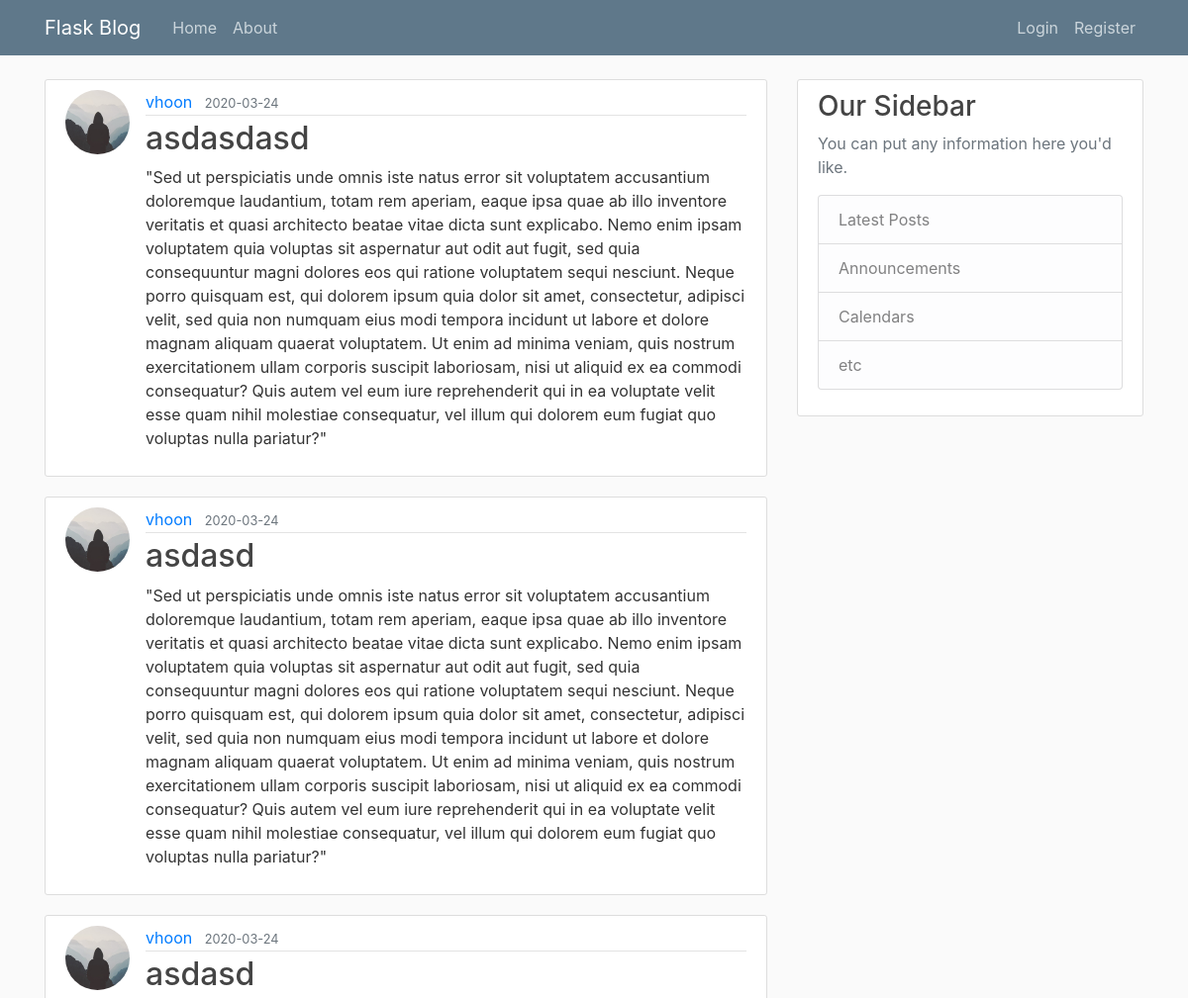
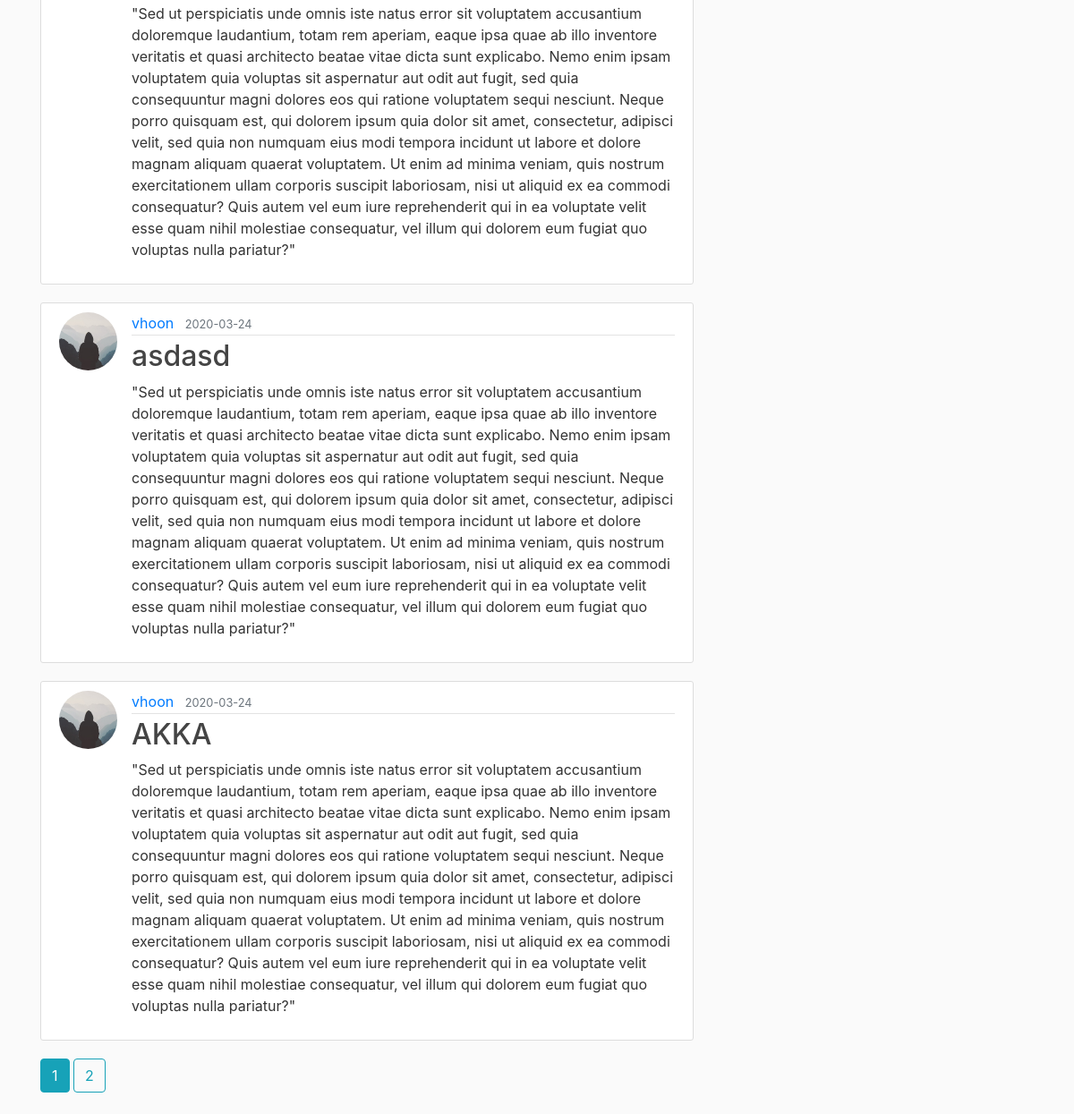
The page /home on the database its author committed (2 pictures, top to bottom).
### flaskblog/models.py (models this page shows, shortened)
class Post(db.Model):
    id = db.Column(db.Integer, primary_key=True)
    title = db.Column(db.String(100), nullable=False)
    date_posted = db.Column(db.DateTime, nullable=False, default=datetime.utcnow)
    content = db.Column(db.Text, nullable=False)
    user_id = db.Column(db.Integer, db.ForeignKey('user.id'), nullable=False)

class User(db.Model, UserMixin):
    id = db.Column(db.Integer, primary_key=True)
    username = db.Column(db.String(20), unique=True, nullable=False)
    email = db.Column(db.String(120), unique=True, nullable=False)
    image_file = db.Column(db.String(20), nullable=False, default='default.jpg')
    password = db.Column(db.String(60), nullable=False)
    posts = db.relationship('Post', backref='author', lazy=True)

### flaskblog/routes.py (the view)
@app.route("/")
@app.route("/home")
def home():
    page = request.args.get('page', 1, type=int)
    posts = Post.query.order_by(Post.date_posted.desc()).paginate(page=page, per_page=5)
    return render_template('home.html', posts=posts)

### flaskblog/templates/home.html
{% extends "layout.html" %}
{% block content %}
    {% for post in posts.items %}
        <article class="media content-section">
          <img class="rounded-circle article-img" src="{{ url_for('static', filename='profile_pics/' + post.author.image_file) }}">
          <div class="media-body">
            <div class="article-metadata">
              <a class="mr-2" href="{{ url_for('user_posts', username=post.author.username) }}">{{ post.author.username }}</a>
              <small class="text-muted">{{ post.date_posted.strftime('%Y-%m-%d') }}</small>
            </div>
            <h2><a class="article-title" href="{{ url_for('post', post_id=post.id) }}">{{ post.title }}</a></h2>
            <p class="article-content">{{ post.content }}</p>
          </div>
        </article>
    {% endfor %}
    {% for page_num in posts.iter_pages(left_edge=1, right_edge=1, left_current=1, right_current=2) %}
      {% if page_num %}
        {% if posts.page == page_num %}
          <a class="btn btn-info mb-4" href="{{ url_for('home', page=page_num) }}">{{ page_num }}</a>
        {% else %}
          <a class="btn btn-outline-info mb-4" href="{{ url_for('home', page=page_num) }}">{{ page_num }}</a>
        {% endif %}
      {% else %}
        ...
      {% endif %}
    {% endfor %}
{% endblock content %}

### flaskblog/templates/layout.html (shortened to what this page needs)
<!DOCTYPE html>
<html>
<head>
    <link rel="stylesheet" href="https://maxcdn.bootstrapcdn.com/bootstrap/4.0.0/css/bootstrap.min.css">
    <link rel="stylesheet" type="text/css" href="{{ url_for('static', filename='main.css') }}">
</head>
<body>
    <header class="site-header">
      <nav class="navbar navbar-expand-md navbar-dark bg-steel fixed-top">
        <div class="container">
          <a class="navbar-brand mr-4" href="/">Flask Blog</a>
          <div class="collapse navbar-collapse" id="navbarToggle">
            <div class="navbar-nav mr-auto">
              <a class="nav-item nav-link" href="{{ url_for('home') }}">Home</a>
              <a class="nav-item nav-link" href="{{ url_for('about') }}">About</a>
            </div>
            <div class="navbar-nav">
              {% if current_user.is_authenticated %}
                <a class="nav-item nav-link" href="{{ url_for('new_post') }}">New Post</a>
                <a class="nav-item nav-link" href="{{ url_for('account') }}">Account</a>
                <a class="nav-item nav-link" href="{{ url_for('logout') }}">Logout</a>
              {% else %}
                <a class="nav-item nav-link" href="{{ url_for('login') }}">Login</a>
                <a class="nav-item nav-link" href="{{ url_for('register') }}">Register</a>
              {% endif %}
            </div>
          </div>
        </div>
      </nav>
    </header>
    <main role="main" class="container">
      <div class="row">
        <div class="col-md-8">
          {% block content %}{% endblock %}
        </div>
        <div class="col-md-4">
          <div class="content-section">
            <h3>Our Sidebar</h3>
            <p class='text-muted'>You can put any information here you'd like.
              <ul class="list-group">
                <li class="list-group-item list-group-item-light">Latest Posts</li>
                <li class="list-group-item list-group-item-light">Announcements</li>
                <li class="list-group-item list-group-item-light">Calendars</li>
                <li class="list-group-item list-group-item-light">etc</li>
              </ul>
            </p>
          </div>
        </div>
      </div>
    </main>
</body>
</html>

### flaskblog/static/main.css (style rules this page uses)
body { background: #fafafa; color: #333333; margin-top: 5rem; }
h1, h2, h3, h4, h5, h6 { color: #444444; }
.bg-steel { background-color: #5f788a; }
.site-header .navbar-nav .nav-link { color: #cbd5db; }
.content-section { background: #ffffff; padding: 10px 20px; border: 1px solid #dddddd; border-radius: 3px; margin-bottom: 20px; }
.article-title { color: #444444; }
.article-content { white-space: pre-line; }
.article-img { height: 65px; width: 65px; margin-right: 16px; }
.article-metadata { padding-bottom: 1px; margin-bottom: 4px; border-bottom: 1px solid #e3e3e3 }

### rows shown on the page
Post: image_file (placeholder picture), author.username "vhoon", date_posted "2020-03-24", title "asdasdasd", content "\"Sed ut perspiciatis unde omnis iste natus error sit voluptatem accusantium doloremque laudantium, totam rem aperiam, eaque ipsa quae ab illo inventore veritatis et quasi architecto beatae vitae dicta sunt explicabo. Nemo enim ipsam voluptatem quia voluptas sit aspernatur aut odit aut fugit, sed quia consequuntur magni dolores eos qui ratione voluptatem sequi nesciunt. Neque porro quisquam est, qui dolorem ipsum quia dolor sit amet, consectetur, adipisci velit, sed quia non numquam eius modi tempora incidunt ut labore et dolore magnam aliquam quaerat voluptatem. Ut enim ad minima veniam, quis nostrum exercitationem ullam corporis suscipit laboriosam, nisi ut aliquid ex ea commodi…"
Post: image_file (placeholder picture), author.username "vhoon", date_posted "2020-03-24", title "asdasd", content "\"Sed ut perspiciatis unde omnis iste natus error sit voluptatem accusantium doloremque laudantium, totam rem aperiam, eaque ipsa quae ab illo inventore veritatis et quasi architecto beatae vitae dicta sunt explicabo. Nemo enim ipsam voluptatem quia voluptas sit aspernatur aut odit aut fugit, sed quia consequuntur magni dolores eos qui ratione voluptatem sequi nesciunt. Neque porro quisquam est, qui dolorem ipsum quia dolor sit amet, consectetur, adipisci velit, sed quia non numquam eius modi tempora incidunt ut labore et dolore magnam aliquam quaerat voluptatem. Ut enim ad minima veniam, quis nostrum exercitationem ullam corporis suscipit laboriosam, nisi ut aliquid ex ea commodi…"
Post: image_file (placeholder picture), author.username "vhoon", date_posted "2020-03-24", title "asdasd", content "\"Sed ut perspiciatis unde omnis iste natus error sit voluptatem accusantium doloremque laudantium, totam rem aperiam, eaque ipsa quae ab illo inventore veritatis et quasi architecto beatae vitae dicta sunt explicabo. Nemo enim ipsam voluptatem quia voluptas sit aspernatur aut odit aut fugit, sed quia consequuntur magni dolores eos qui ratione voluptatem sequi nesciunt. Neque porro quisquam est, qui dolorem ipsum quia dolor sit amet, consectetur, adipisci velit, sed quia non numquam eius modi tempora incidunt ut labore et dolore magnam aliquam quaerat voluptatem. Ut enim ad minima veniam, quis nostrum exercitationem ullam corporis suscipit laboriosam, nisi ut aliquid ex ea commodi…"
Post: image_file (placeholder picture), author.username "vhoon", date_posted "2020-03-24", title "asdasd", content "\"Sed ut perspiciatis unde omnis iste natus error sit voluptatem accusantium doloremque laudantium, totam rem aperiam, eaque ipsa quae ab illo inventore veritatis et quasi architecto beatae vitae dicta sunt explicabo. Nemo enim ipsam voluptatem quia voluptas sit aspernatur aut odit aut fugit, sed quia consequuntur magni dolores eos qui ratione voluptatem sequi nesciunt. Neque porro quisquam est, qui dolorem ipsum quia dolor sit amet, consectetur, adipisci velit, sed quia non numquam eius modi tempora incidunt ut labore et dolore magnam aliquam quaerat voluptatem. Ut enim ad minima veniam, quis nostrum exercitationem ullam corporis suscipit laboriosam, nisi ut aliquid ex ea commodi…"
Post: image_file (placeholder picture), author.username "vhoon", date_posted "2020-03-24", title "AKKA", content "\"Sed ut perspiciatis unde omnis iste natus error sit voluptatem accusantium doloremque laudantium, totam rem aperiam, eaque ipsa quae ab illo inventore veritatis et quasi architecto beatae vitae dicta sunt explicabo. Nemo enim ipsam voluptatem quia voluptas sit aspernatur aut odit aut fugit, sed quia consequuntur magni dolores eos qui ratione voluptatem sequi nesciunt. Neque porro quisquam est, qui dolorem ipsum quia dolor sit amet, consectetur, adipisci velit, sed quia non numquam eius modi tempora incidunt ut labore et dolore magnam aliquam quaerat voluptatem. Ut enim ad minima veniam, quis nostrum exercitationem ullam corporis suscipit laboriosam, nisi ut aliquid ex ea commodi…"

### other values the page prints
{{ page_num }} "1"
{{ page_num }} "2"
